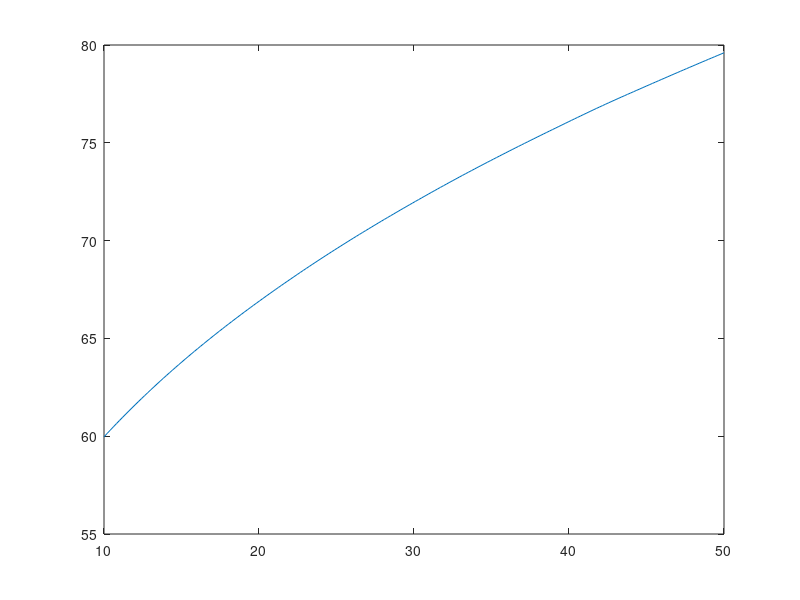

Reproduce this figure in MATLAB.
%% HW4 
clear;clc;

%% Step 1, discretizes the state space
tic
kss=50;
kmin=10; 
kmax=kss;
n=199;
K=kmin:(kmax-kmin)/n:kmax; 
p=size(K,2);
theta=0.679;
h=1;
delta=0.013;
beta=0.988;
%% Step 2, Initial guess for V
eps=ones(1,p)*0.1;  %toleranz value
V=zeros(p);
V1=ones(1,p);
s=0;               %counting the number of iterations
%% Step 6 checking if fixed point is reached 


    
% Step 3, Return matrix

m=zeros(p);
M=zeros(p);

for i=1:p
    for j=1:p
        m(i,j)=K(i)^(1-theta)*h^theta+(1-delta)*K(i)-K(j);
    end
end

% Step 4, unfeasible k'
for i=1:p
    for j=1:p
        if m(i,j)>0
            M(i,j)=log(m(i,j));
        else 
            M(i,j)=-1000;
        end
    end
end
while double(any(abs(V1-V(1,:))>eps)) > 0                           %any(abs(V1-V(1,:))>eps)

    if s>0;
        V=repmat(V1,p,1);
    end        
% Step 5 Matrix chi and updated value function 

X=M+beta*V;


for i=1:p
    V1(i)=max(X(i,:));
end

s=s+1;
%if double(any(abs(V1-V(1,:))>eps)) == 0
    %b=1;
    %break
end
toc   
%end
%%

plot(K,V1)

